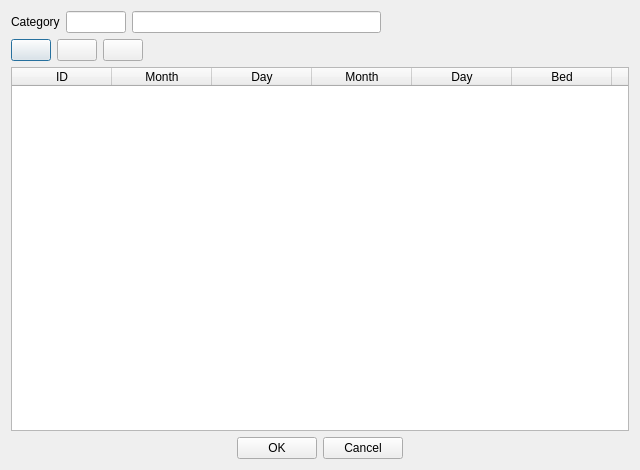
<?xml version="1.0" encoding="UTF-8"?>
<ui version="4.0">
 <class>RERoomCategoryRate</class>
 <widget class="QDialog" name="RERoomCategoryRate">
  <property name="geometry">
   <rect>
    <x>0</x>
    <y>0</y>
    <width>640</width>
    <height>470</height>
   </rect>
  </property>
  <property name="windowTitle">
   <string>Category Rates</string>
  </property>
  <layout class="QVBoxLayout" name="verticalLayout">
   <item>
    <widget class="QWidget" name="widget_2" native="true">
     <layout class="QHBoxLayout" name="horizontalLayout">
      <property name="leftMargin">
       <number>0</number>
      </property>
      <property name="topMargin">
       <number>0</number>
      </property>
      <property name="rightMargin">
       <number>0</number>
      </property>
      <property name="bottomMargin">
       <number>0</number>
      </property>
      <item>
       <widget class="QLabel" name="label">
        <property name="text">
         <string>Category</string>
        </property>
       </widget>
      </item>
      <item>
       <widget class="EQLineEdit" name="leCategory">
        <property name="maximumSize">
         <size>
          <width>60</width>
          <height>16777215</height>
         </size>
        </property>
        <property name="readOnly">
         <bool>true</bool>
        </property>
       </widget>
      </item>
      <item>
       <widget class="EQLineEdit" name="leCategoryName">
        <property name="readOnly">
         <bool>true</bool>
        </property>
       </widget>
      </item>
      <item>
       <spacer name="horizontalSpacer">
        <property name="orientation">
         <enum>Qt::Horizontal</enum>
        </property>
        <property name="sizeHint" stdset="0">
         <size>
          <width>177</width>
          <height>20</height>
         </size>
        </property>
       </spacer>
      </item>
     </layout>
    </widget>
   </item>
   <item>
    <widget class="QWidget" name="widget" native="true">
     <layout class="QHBoxLayout" name="horizontalLayout_2">
      <property name="leftMargin">
       <number>0</number>
      </property>
      <property name="topMargin">
       <number>0</number>
      </property>
      <property name="rightMargin">
       <number>0</number>
      </property>
      <property name="bottomMargin">
       <number>0</number>
      </property>
      <item>
       <widget class="QPushButton" name="btnAddRate">
        <property name="text">
         <string/>
        </property>
        <property name="icon">
         <iconset resource="../Resort/res.qrc">
          <normaloff>:/images/new.png</normaloff>:/images/new.png</iconset>
        </property>
       </widget>
      </item>
      <item>
       <widget class="QPushButton" name="btnEditRate">
        <property name="text">
         <string/>
        </property>
        <property name="icon">
         <iconset resource="../Resort/res.qrc">
          <normaloff>:/images/edit.png</normaloff>:/images/edit.png</iconset>
        </property>
       </widget>
      </item>
      <item>
       <widget class="QPushButton" name="btnRemoveRate">
        <property name="text">
         <string/>
        </property>
        <property name="icon">
         <iconset resource="../Resort/res.qrc">
          <normaloff>:/images/garbage.png</normaloff>:/images/garbage.png</iconset>
        </property>
       </widget>
      </item>
      <item>
       <spacer name="horizontalSpacer_2">
        <property name="orientation">
         <enum>Qt::Horizontal</enum>
        </property>
        <property name="sizeHint" stdset="0">
         <size>
          <width>482</width>
          <height>20</height>
         </size>
        </property>
       </spacer>
      </item>
     </layout>
    </widget>
   </item>
   <item>
    <widget class="QTableWidget" name="tblData">
     <property name="verticalScrollBarPolicy">
      <enum>Qt::ScrollBarAlwaysOff</enum>
     </property>
     <property name="horizontalScrollBarPolicy">
      <enum>Qt::ScrollBarAlwaysOff</enum>
     </property>
     <property name="editTriggers">
      <set>QAbstractItemView::NoEditTriggers</set>
     </property>
     <property name="selectionMode">
      <enum>QAbstractItemView::SingleSelection</enum>
     </property>
     <property name="selectionBehavior">
      <enum>QAbstractItemView::SelectRows</enum>
     </property>
     <attribute name="verticalHeaderVisible">
      <bool>false</bool>
     </attribute>
     <column>
      <property name="text">
       <string>ID</string>
      </property>
     </column>
     <column>
      <property name="text">
       <string>Month</string>
      </property>
     </column>
     <column>
      <property name="text">
       <string>Day</string>
      </property>
     </column>
     <column>
      <property name="text">
       <string>Month</string>
      </property>
     </column>
     <column>
      <property name="text">
       <string>Day</string>
      </property>
     </column>
     <column>
      <property name="text">
       <string>Bed</string>
      </property>
     </column>
     <column>
      <property name="text">
       <string>Bed</string>
      </property>
     </column>
     <column>
      <property name="text">
       <string>Rate</string>
      </property>
     </column>
    </widget>
   </item>
   <item>
    <widget class="QWidget" name="widget_3" native="true">
     <layout class="QHBoxLayout" name="horizontalLayout_3">
      <property name="leftMargin">
       <number>0</number>
      </property>
      <property name="topMargin">
       <number>0</number>
      </property>
      <property name="rightMargin">
       <number>0</number>
      </property>
      <property name="bottomMargin">
       <number>0</number>
      </property>
      <item>
       <spacer name="horizontalSpacer_3">
        <property name="orientation">
         <enum>Qt::Horizontal</enum>
        </property>
        <property name="sizeHint" stdset="0">
         <size>
          <width>215</width>
          <height>20</height>
         </size>
        </property>
       </spacer>
      </item>
      <item>
       <widget class="QPushButton" name="btnOk">
        <property name="text">
         <string>OK</string>
        </property>
       </widget>
      </item>
      <item>
       <widget class="QPushButton" name="btnCancel">
        <property name="text">
         <string>Cancel</string>
        </property>
       </widget>
      </item>
      <item>
       <spacer name="horizontalSpacer_4">
        <property name="orientation">
         <enum>Qt::Horizontal</enum>
        </property>
        <property name="sizeHint" stdset="0">
         <size>
          <width>215</width>
          <height>20</height>
         </size>
        </property>
       </spacer>
      </item>
     </layout>
    </widget>
   </item>
  </layout>
 </widget>
 <customwidgets>
  <customwidget>
   <class>EQLineEdit</class>
   <extends>QLineEdit</extends>
   <header location="global">eqlineedit.h</header>
   <slots>
    <signal>customButtonClicked(bool)</signal>
   </slots>
  </customwidget>
 </customwidgets>
 <resources>
  <include location="../Resort/res.qrc"/>
 </resources>
 <connections/>
</ui>
